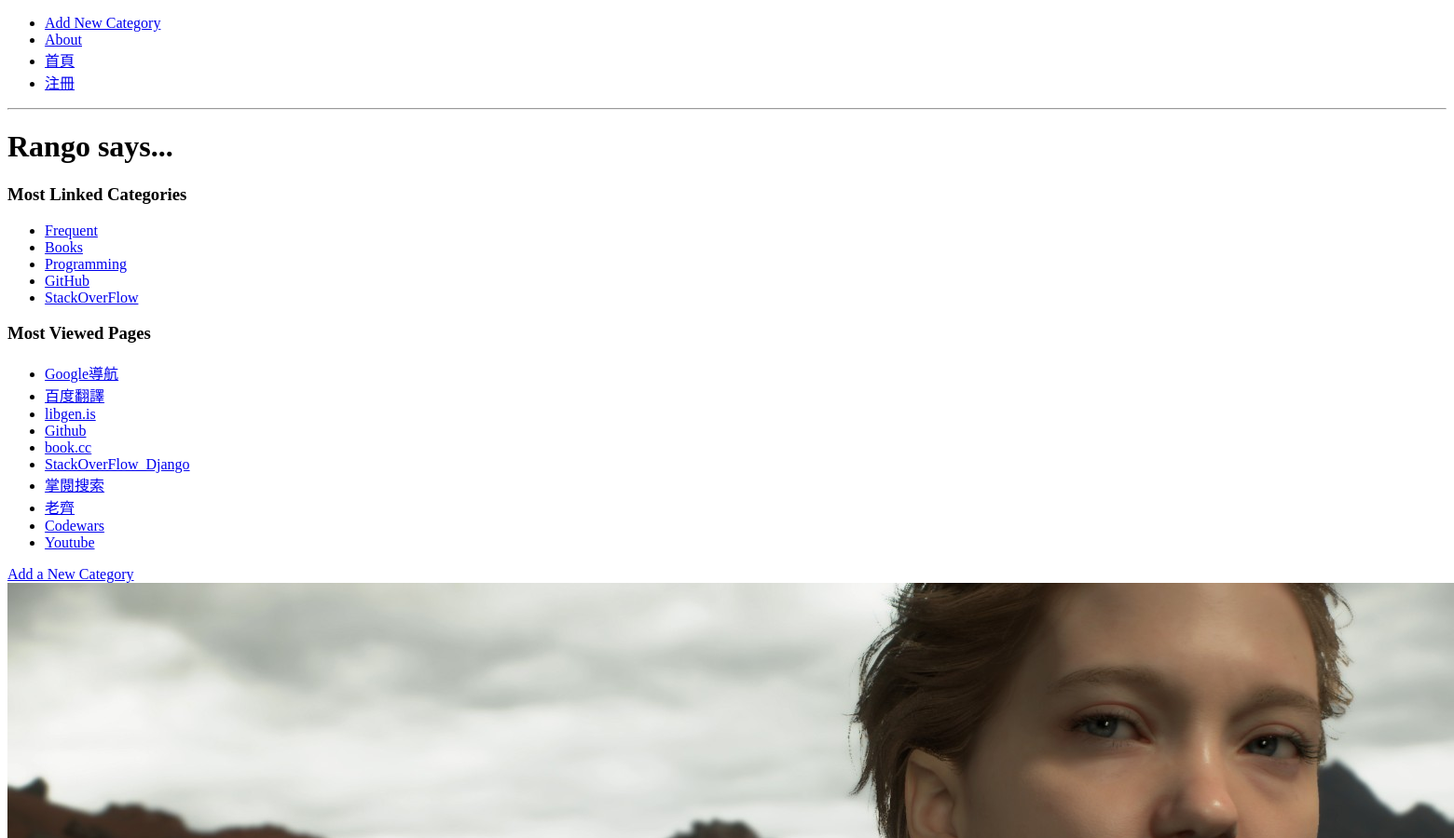
/ (upper part), run on an earlier commit of the app's database.
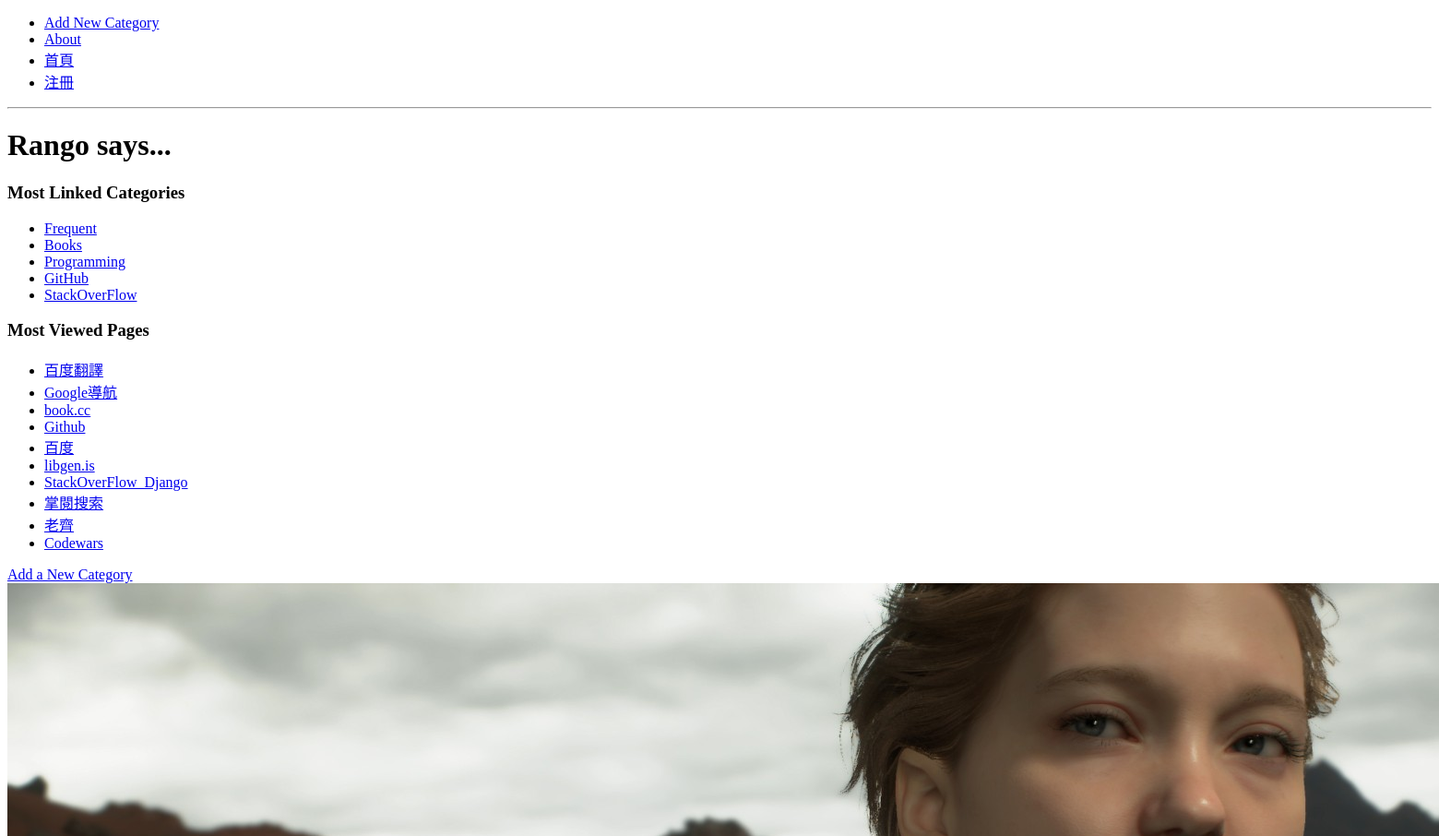
And on a later commit of the database.
### rango/models.py (models this page shows, shortened)
class Category(models.Model):
    name = models.CharField(max_length=128, unique=True)
    likes = models.IntegerField(default=0)
    views = models.IntegerField(default=0)
    slug = models.SlugField(unique=True)
    class Meta:
        verbose_name_plural = 'Categories'

class Page(models.Model):
    category = models.ForeignKey(Category,on_delete=models.CASCADE)
    title = models.CharField(max_length=128)
    url = models.URLField()
    views = models.IntegerField(default=0)

### rango/views.py (the view)
# urls.py: path('', views.index,name='index'),
def index(request):
    category_list = Category.objects.order_by('-likes')[:8]
    page_list = Page.objects.order_by('-views')[:10]
    context_dict = {'categories': category_list, 'pages': page_list}
    return render(request, 'rango/index.html', context_dict)

### templates/rango/index.html (shortened to what this page needs)
{% extends 'rango/base.html' %}
{% load static %}
{% block body_block %}
        <h1>Rango says...</h1>
            <div><h3>Most Linked Categories</h3></div>
        <div>
        {% if categories %}
        <ul>
            {% for category in categories %}
                <li>
                    <a href="{% url 'rango:show_category' category.slug %}">{{ category.name }}</a>
            </li>
            {% endfor %}
        </ul>
        {% else %}
            <strong>There are no categories present.</strong>
        {% endif %}
        </div>
        <div>
            <div><h3>Most Viewed Pages</h3></div>
        <div>
        {% if pages %}
        <ul>
            {% for page in pages %}
            <li>
            <a href="{{ page.url }}">{{ page.title }}</a> </li>
            {% endfor %}
        </ul>
        {% else %}
            <strong>There are no pages present.</strong>
        {% endif %}
        </div>
        <div>
            <a href='/rango/add_category/'>Add a New Category</a><br />
            <img src="{% static "images/book.png" %}" alt="Picture of Rango" />
        </div>
{% endblock %}

What changed in the data, as far as the page shows it:
no longer on this page (row unchanged): Page: title "Youtube"
shown differently, row unchanged: Page "百度翻譯": moves up the list
changed Page "book.cc": moves up the list
changed Page "Github": moves down the list
added Page: title "百度"
